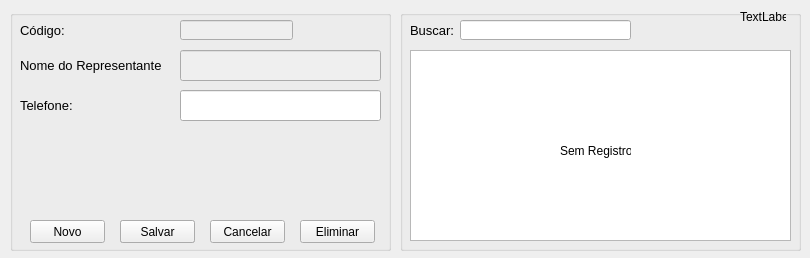
<?xml version="1.0" encoding="UTF-8"?>
<ui version="4.0">
 <class>frmtelrepre</class>
 <widget class="QWidget" name="frmtelrepre">
  <property name="geometry">
   <rect>
    <x>0</x>
    <y>0</y>
    <width>810</width>
    <height>258</height>
   </rect>
  </property>
  <property name="windowTitle">
   <string>Registro de Fornecedor</string>
  </property>
  <property name="locale">
   <locale language="Portuguese" country="Brazil"/>
  </property>
  <widget class="QGroupBox" name="groupBox">
   <property name="geometry">
    <rect>
     <x>10</x>
     <y>10</y>
     <width>381</width>
     <height>241</height>
    </rect>
   </property>
   <property name="title">
    <string/>
   </property>
   <widget class="QPushButton" name="btnnovo">
    <property name="geometry">
     <rect>
      <x>20</x>
      <y>210</y>
      <width>75</width>
      <height>23</height>
     </rect>
    </property>
    <property name="text">
     <string>Novo</string>
    </property>
   </widget>
   <widget class="QPushButton" name="btneditar">
    <property name="geometry">
     <rect>
      <x>110</x>
      <y>210</y>
      <width>75</width>
      <height>23</height>
     </rect>
    </property>
    <property name="text">
     <string>Editar</string>
    </property>
   </widget>
   <widget class="QPushButton" name="btncancelar">
    <property name="geometry">
     <rect>
      <x>200</x>
      <y>210</y>
      <width>75</width>
      <height>23</height>
     </rect>
    </property>
    <property name="text">
     <string>Cancelar</string>
    </property>
   </widget>
   <widget class="QPushButton" name="btneliminar">
    <property name="geometry">
     <rect>
      <x>290</x>
      <y>210</y>
      <width>75</width>
      <height>23</height>
     </rect>
    </property>
    <property name="text">
     <string>Eliminar</string>
    </property>
   </widget>
   <widget class="QPushButton" name="btnsalvar">
    <property name="geometry">
     <rect>
      <x>110</x>
      <y>210</y>
      <width>75</width>
      <height>23</height>
     </rect>
    </property>
    <property name="text">
     <string>Salvar</string>
    </property>
   </widget>
   <widget class="QLineEdit" name="txtcod">
    <property name="enabled">
     <bool>false</bool>
    </property>
    <property name="geometry">
     <rect>
      <x>170</x>
      <y>10</y>
      <width>113</width>
      <height>20</height>
     </rect>
    </property>
    <property name="font">
     <font>
      <pointsize>10</pointsize>
     </font>
    </property>
   </widget>
   <widget class="QLabel" name="label_7">
    <property name="geometry">
     <rect>
      <x>10</x>
      <y>10</y>
      <width>46</width>
      <height>21</height>
     </rect>
    </property>
    <property name="font">
     <font>
      <pointsize>10</pointsize>
     </font>
    </property>
    <property name="text">
     <string>Código:</string>
    </property>
   </widget>
   <widget class="QLabel" name="label_2">
    <property name="geometry">
     <rect>
      <x>10</x>
      <y>40</y>
      <width>141</width>
      <height>31</height>
     </rect>
    </property>
    <property name="font">
     <font>
      <pointsize>10</pointsize>
     </font>
    </property>
    <property name="text">
     <string>Nome do Representante:</string>
    </property>
   </widget>
   <widget class="QLineEdit" name="txtrepre">
    <property name="enabled">
     <bool>false</bool>
    </property>
    <property name="geometry">
     <rect>
      <x>170</x>
      <y>40</y>
      <width>201</width>
      <height>31</height>
     </rect>
    </property>
    <property name="font">
     <font>
      <pointsize>10</pointsize>
     </font>
    </property>
    <property name="text">
     <string/>
    </property>
    <property name="maxLength">
     <number>40</number>
    </property>
   </widget>
   <widget class="QLabel" name="label_3">
    <property name="geometry">
     <rect>
      <x>10</x>
      <y>80</y>
      <width>141</width>
      <height>31</height>
     </rect>
    </property>
    <property name="font">
     <font>
      <pointsize>10</pointsize>
     </font>
    </property>
    <property name="text">
     <string>Telefone:</string>
    </property>
   </widget>
   <widget class="QLineEdit" name="txttelefone">
    <property name="geometry">
     <rect>
      <x>170</x>
      <y>80</y>
      <width>201</width>
      <height>31</height>
     </rect>
    </property>
    <property name="font">
     <font>
      <pointsize>10</pointsize>
     </font>
    </property>
    <property name="text">
     <string/>
    </property>
    <property name="maxLength">
     <number>40</number>
    </property>
   </widget>
  </widget>
  <widget class="QGroupBox" name="groupBox_2">
   <property name="geometry">
    <rect>
     <x>400</x>
     <y>10</y>
     <width>401</width>
     <height>241</height>
    </rect>
   </property>
   <property name="title">
    <string/>
   </property>
   <widget class="QTableWidget" name="tabla">
    <property name="enabled">
     <bool>true</bool>
    </property>
    <property name="geometry">
     <rect>
      <x>10</x>
      <y>40</y>
      <width>381</width>
      <height>191</height>
     </rect>
    </property>
    <property name="editTriggers">
     <set>QAbstractItemView::NoEditTriggers</set>
    </property>
    <property name="selectionBehavior">
     <enum>QAbstractItemView::SelectRows</enum>
    </property>
    <attribute name="horizontalHeaderHighlightSections">
     <bool>false</bool>
    </attribute>
    <attribute name="verticalHeaderVisible">
     <bool>false</bool>
    </attribute>
    <attribute name="verticalHeaderHighlightSections">
     <bool>false</bool>
    </attribute>
   </widget>
   <widget class="QLabel" name="lblsinreg">
    <property name="geometry">
     <rect>
      <x>160</x>
      <y>130</y>
      <width>71</width>
      <height>21</height>
     </rect>
    </property>
    <property name="text">
     <string>Sem Registros</string>
    </property>
   </widget>
   <widget class="QLabel" name="lblindice">
    <property name="geometry">
     <rect>
      <x>340</x>
      <y>0</y>
      <width>46</width>
      <height>13</height>
     </rect>
    </property>
    <property name="text">
     <string>TextLabel</string>
    </property>
   </widget>
   <widget class="QLineEdit" name="txtbuscar">
    <property name="geometry">
     <rect>
      <x>60</x>
      <y>10</y>
      <width>171</width>
      <height>20</height>
     </rect>
    </property>
   </widget>
   <widget class="QLabel" name="label_8">
    <property name="geometry">
     <rect>
      <x>10</x>
      <y>10</y>
      <width>46</width>
      <height>21</height>
     </rect>
    </property>
    <property name="font">
     <font>
      <pointsize>10</pointsize>
     </font>
    </property>
    <property name="text">
     <string>Buscar:</string>
    </property>
   </widget>
  </widget>
 </widget>
 <tabstops>
  <tabstop>txtbuscar</tabstop>
  <tabstop>txtrepre</tabstop>
  <tabstop>txttelefone</tabstop>
  <tabstop>btnnovo</tabstop>
  <tabstop>btneditar</tabstop>
  <tabstop>btnsalvar</tabstop>
  <tabstop>btncancelar</tabstop>
  <tabstop>btneliminar</tabstop>
  <tabstop>tabla</tabstop>
  <tabstop>txtcod</tabstop>
 </tabstops>
 <resources/>
 <connections>
  <connection>
   <sender>tabla</sender>
   <signal>cellClicked(int,int)</signal>
   <receiver>lblindice</receiver>
   <slot>setNum(int)</slot>
   <hints>
    <hint type="sourcelabel">
     <x>708</x>
     <y>141</y>
    </hint>
    <hint type="destinationlabel">
     <x>819</x>
     <y>16</y>
    </hint>
   </hints>
  </connection>
 </connections>
</ui>
